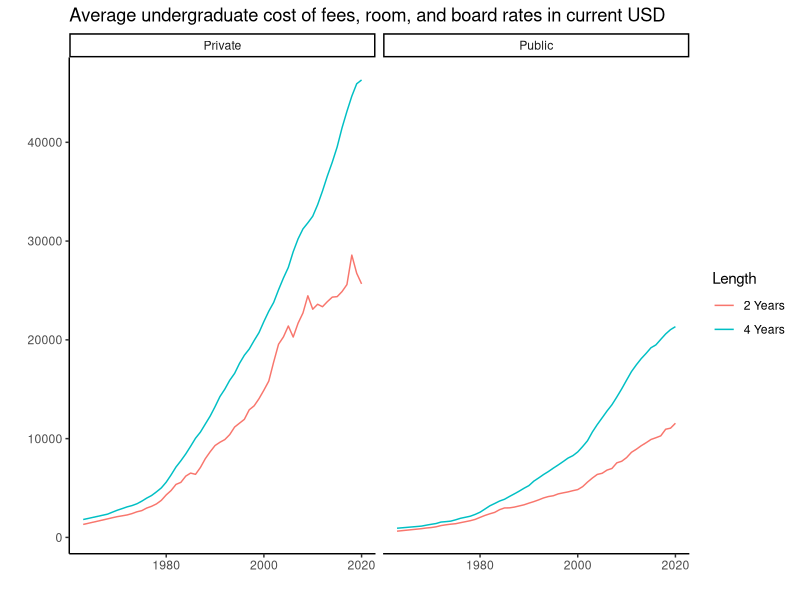
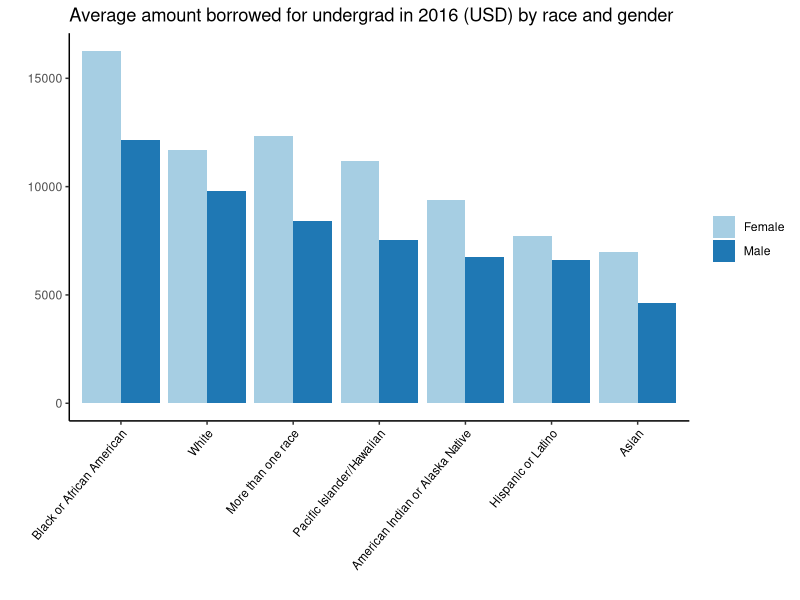
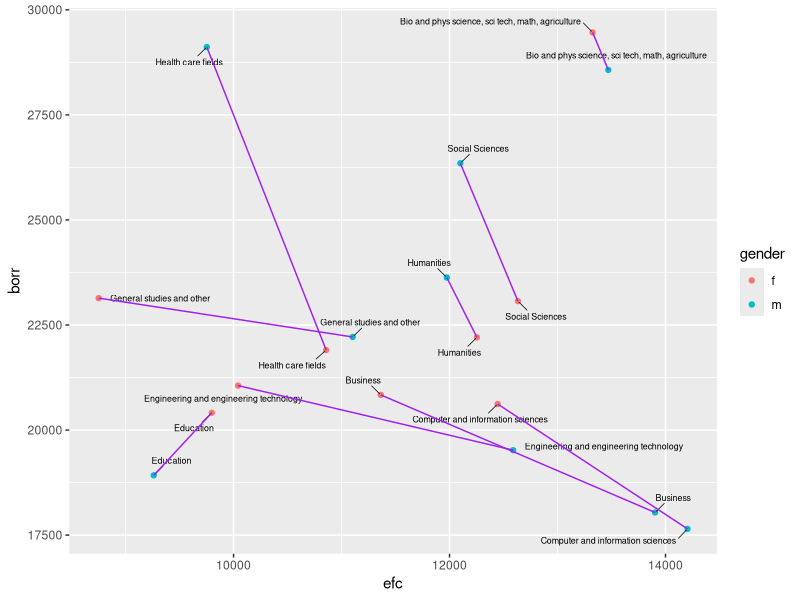

Write R code to recreate these figures, in order. (Note: this script raises an error after producing the figures.)
## ---- chunk 1
knitr::opts_chunk$set(echo = TRUE, message = FALSE, warning = FALSE)
## ---- chunk 2
library(tidyverse)
library(ggplot2)
library(lubridate)
library(ggrepel)
library(readxl)
## ---- chunk 3
tuition_cost <- read_excel("FP3/college_cost_over_time.xls", sheet = "Sheet1")
#head(tuition_cost)

tuition_cost %>% 
  ggplot(aes(x = Year, y = Amount, color = Length)) +
  geom_line() +
  facet_wrap(~Type) +
  theme_classic() +
  labs(title = "Average undergraduate cost of fees, room, and board rates in current USD", x = "", y = "")
## ---- chunk 4
data <- read_csv("11_8_data.csv")
explorerace <- read_csv("10_efc_borrow_race.csv")
exploregender <- read_csv("10_efc_borrow_gender.csv")
## ---- chunk 5
Cum_amt_borrowed_2016 <- read_excel("FP3/amt_borrowed.xlsx", sheet = "Sheet1")

Cum_amt_borrowed_2016 %>% 
  ggplot(aes(x = fct_reorder(Race, Amount, .desc = T), y = Amount, fill = Gender)) +
  geom_bar(stat="identity", position = position_dodge()) +
  theme_classic() +
  theme(axis.text.x = element_text(angle = 50, vjust = 1, hjust=1, size = 8.5, color = "black")) +
  scale_fill_brewer(palette = "Paired") +
  labs(x = "", y = "", fill = "", title = "Average amount borrowed for undergrad in 2016 (USD) by race and gender")
## ---- chunk 6
male <- exploregender %>%
  select(field,efc_m,borr_m) %>%
  mutate(gender = "m")
  colnames(male) <- c("field","efc","borr","gender")
female <- exploregender %>%
  select(field,efc_f,borr_f) %>%
  mutate(gender = "f")
  colnames(female) <- c("field","efc","borr","gender")
final <- rbind(male,female)
final$efc <- extract_numeric(final$efc)
## ---- chunk 7
ggplot(final,aes(x=efc,y=borr,color=gender, group=field)) +
  geom_point() +
  geom_text_repel(aes(label=field),
                  size=2.25,
                  box.padding = 0.5,
                  segment.size = 0.25,
                  color = "black")+
geom_line(color="purple")
## ---- chunk 8
wider <- final %>%
    pivot_wider(names_from=gender,values_from=c(efc,borr),values_fill=0,names_sort=TRUE)
## ---- chunk 9
wider <- wider %>%
  mutate(change_efc = (pmax(efc_f,efc_m)-pmin(efc_f,efc_m))/pmin(efc_f,efc_m),change_borr = (pmax(borr_f,borr_m)-pmin(borr_f,borr_m))/pmin(borr_f,borr_m))%>%
    mutate(elasticity = change_efc/change_borr)%>%
  mutate(borr_more = case_when(borr_m>borr_f ~ 'm',
  borr_m<borr_f ~ 'f'))
## ---- chunk 10
wider1 <- wider %>%
  mutate(mid_efc=(efc_f+efc_m)/2,mid_borr=(borr_f+borr_m)/2) %>% mutate(elasticity=((efc_f-efc_m)/(mid_efc))/((borr_f-borr_m)/(mid_borr)))%>%
  mutate(borr_more = case_when(borr_m>borr_f ~ 'm',
  borr_m<borr_f ~ 'f'))%>%
  arrange(elasticity)
## ---- chunk 11
tab<-wider1%>%
  select(field,elasticity,borr_more)
## ---- chunk 12
data <- readxl::read_xlsx("11_8_data.xlsx", sheet = "salary")
conf_int <- readxl::read_xlsx("11_8_data.xlsx", sheet = "confidence_intervals")

data %>% 
  ggplot() +
  geom_bar(aes(x = fct_reorder(`Field of study: undergraduate (23 categories)`, `Primary job: Annualized salary, 2012`, .desc = T), y = `Primary job: Annualized salary, 2012`), stat = "identity", fill = "skyblue", alpha = 0.7) +
  geom_errorbar(aes(x = `Field of study: undergraduate (23 categories)`, ymin=`CI_low`, ymax=`CI_high`), width=0.4, colour="orange", alpha=0.9, size=1) +
  theme_classic() +
  theme(axis.text.x = element_text(angle = 52, vjust = 1, hjust=1, size = 5.5, color = "black")) +
  labs(x = "Field of Study, 2008", y = "Salary, 2012")
## ---- chunk 13
salary_by_major_2018 <- read_excel("FP3/salary_by_major_0818.xlsx")
head(salary_by_major_2018)

salary_by_major_2018 %>% 
  filter(`Field of study: undergraduate (10 categories)` != "Undeclared") %>% 
  ggplot(aes(x = fct_reorder(`Field of study: undergraduate (10 categories)`, `Current job, as of B&B:08/18 interview: Annualized salary`, .desc = T), y = `Current job, as of B&B:08/18 interview: Annualized salary`)) +
  geom_bar(stat="identity", fill = "#69b3a2") +
  theme_classic() +
  theme(axis.text.x = element_text(angle = 60, vjust = 1, hjust=1, size = 7, color = "black")) +
  labs(x = "Undergraduate Field of Study, 2008", y = "Current Job Salary in 2018", title = "")
